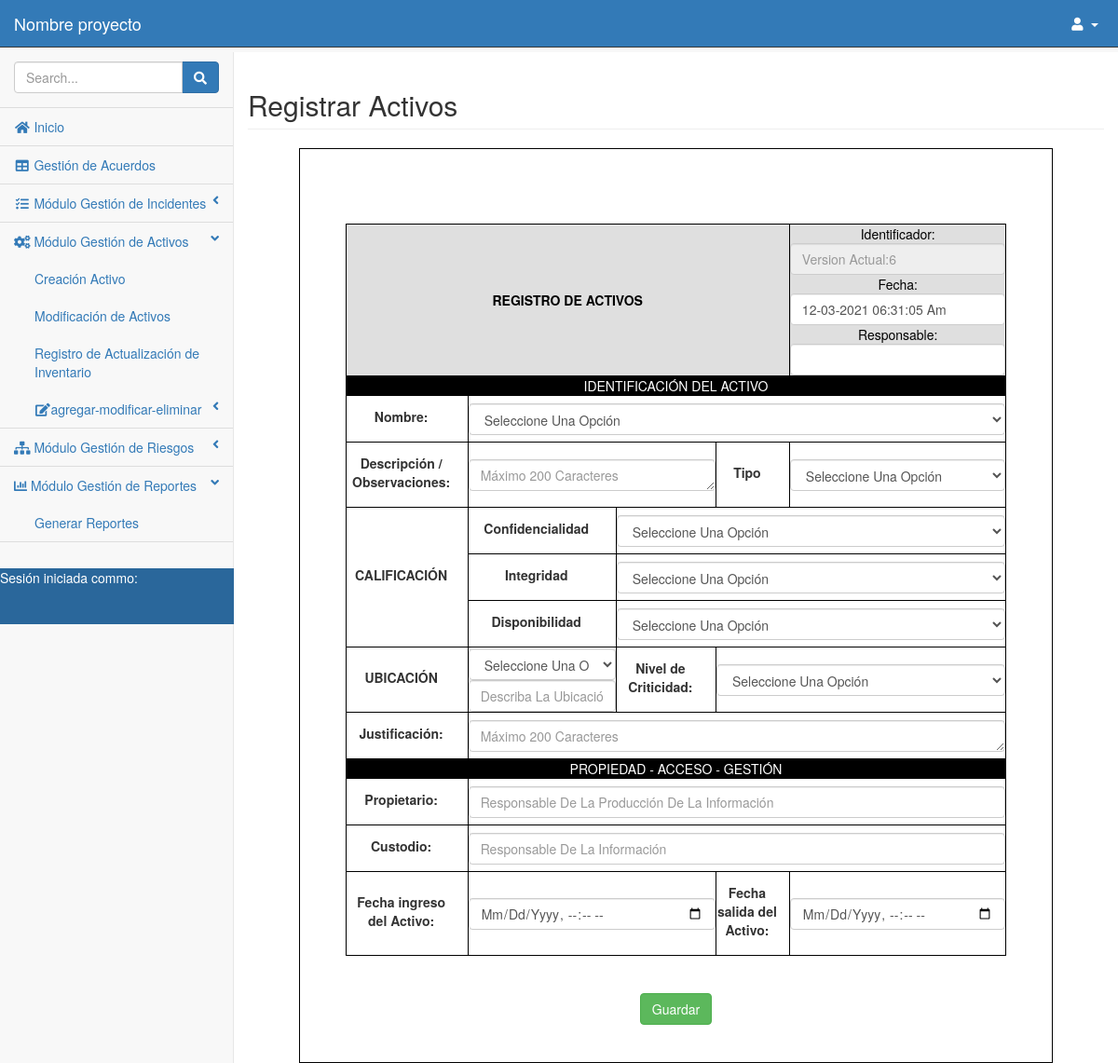
The app's page /pages/activo_crear.php, older data.
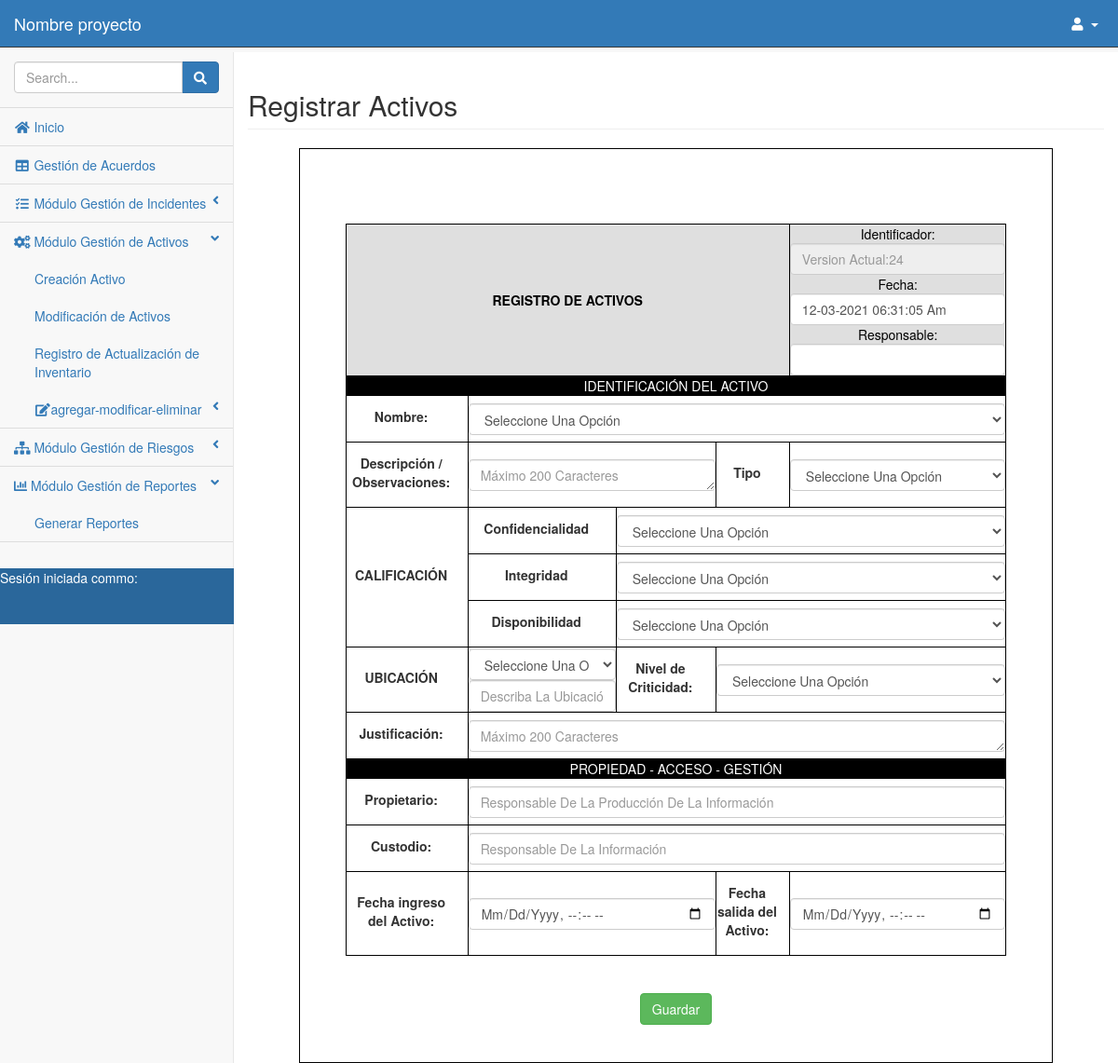
The same page, newer data.
### tables this page shows
CREATE TABLE `gestion_incidente` (
  `id_in` int(11) NOT NULL AUTO_INCREMENT COMMENT 'primary key',
  `codigo_in` int(255) DEFAULT NULL,
  `responsable_in` varchar(255) DEFAULT NULL,
  `fecha_r` varchar(255) DEFAULT NULL,
  `nombre_R` varchar(255) DEFAULT NULL,
  `cargo` varchar(255) DEFAULT NULL,
  `cod_emp` varchar(255) DEFAULT NULL,
  `sede` varchar(255) DEFAULT NULL,
  `email_in` varchar(255) DEFAULT NULL,
  `categoria_in` int(255) DEFAULT NULL,
  `tipo_in` varchar(255) DEFAULT NULL,
  `estado` varchar(255) DEFAULT NULL,
  `priorizacion_in` varchar(255) DEFAULT NULL,
  `escalamiento` varchar(255) DEFAULT NULL,
  `lugar` varchar(255) DEFAULT NULL,
  `descripcion_in` varchar(255) DEFAULT NULL,
  `fecha_inc` date DEFAULT NULL,
  `causa_in` varchar(255) DEFAULT NULL,
  `impacto_in` varchar(255) DEFAULT NULL,
  `solu_in` varchar(255) DEFAULT NULL,
  `observaciones` varchar(255) DEFAULT NULL,
  `SN` varchar(255) DEFAULT NULL,
  `marca` varchar(255) DEFAULT NULL,
  `modelo` varchar(255) DEFAULT NULL,
  PRIMARY KEY (`id_in`)
);

### funciones.php (called while the page is built, shortened)
<?php
    function consulta($conexion,$consulta_sql)
    {
            $resultado=$conexion->query($consulta_sql);
        return $resultado;
    }
?>

### pages/activo_crear.php (the view, shortened to what the rows shown need)
<?php
    include('../funciones.php');
?>
<!DOCTYPE html>
<html lang="en">
<head>
    <link href="../css/bootstrap.min.css" rel="stylesheet">
    <link href="../css/metisMenu.min.css" rel="stylesheet">
    <link href="../css/startmin.css" rel="stylesheet">
    <link rel="stylesheet" href="../css/style.css">
    <link rel="stylesheet" href="https://use.fontawesome.com/releases/v5.8.1/css/all.css">
    <link rel="stylesheet" href="../css/datos.css">
</head>
<body>
<section id="acuerdo">
    <div id="page-wrapper">
        <div class="container-fluid">
                <div class="row">
                    <div class="col-lg-12">
                        <h2 class="page-header">Registrar Activos</h2>
                    </div>
                </div>
            <div class="cont-b">
            <form  id=""  method="post" action="" >
                    <center><div class="cont_inc"><br><br>
                        <div class="text_acta">
                            <br><br>
                            <table>
                                <tr class="fondo_sub2">
                                    <th colspan="5" style="text-align: center;">REGISTRO DE ACTIVOS
                                        <br>
                                    </th>
                                    <td colspan="3">  Identificador:
                                        <?php
                                            $miconexion=conectar_bd("",'bd_ciberseguridad');
                                            $guardado=consulta($miconexion,"SELECT * FROM `gestion_incidente` ");
                                            $fila = $guardado->fetch_object();
                                            $valor=$fila->id_in;
                                        ?>
                                        <input id="ident_i" name="identificador" type="text" class="form-control3" placeholder='<?php echo "version actual:".$valor; ?>' disabled>
                                        Fecha:
                                    <?php
                                    $fechaActual = date('m-d-Y h:i:s a', time());
                                    ?>
                                    <input id="fecha_r" name="fecha"  value='<?php echo "".$fechaActual ;?>' type="text" class="form-control3"  readonly="readonly">
                                     Responsable:<input id="responsable" name="responsable" type="text" class="form-control3" required>
                                    </td>
                                </tr>
                                <tr>
                                    <td colspan="5">
                                            <option class="form-control" value="0"><h1>Seleccione una opción</h1></option>
                                    </td>
                                </tr>
                                <tr>
                                    <td colspan="2">
                                                <option class="form-control" value=""><h1>Seleccione una opción</h1></option>
                                    </td>
                                </tr>
                                <tr>
                                    <td colspan="4">
                                        <select id="conf_a"  class="form-control3"  name="confidencialidad" required>
                                                <option class="form-control" value=""><h1>Seleccione una opción</h1></option>
                                        </select>
                                    </td>
                                </tr>
                                <tr>
                                    <td colspan="4">
                                        <select id="integ_a"  class="form-control3"  name="integridad" required>
                                        <option class="form-control" value=""><h1>Seleccione una opción</h1></option>
                                        </select>
                                    </td>
                                </tr>
                                <tr>
                                    <td colspan="4">
                                        <select id="disp_a"  class="form-control3"  name="disponibilidad" required>
                                        <option class="form-control" value=""><h1>Seleccione una opción</h1></option>
                                        </select>
                                    </td>
                                </tr>
                                <tr>
                                    <td colspan="2">
                                            <option class="form-control" value=""><h1>Seleccione una opción</h1></option>
                                    </td>
                                    <td colspan="2">
                                        <option class="form-control" value=""><h1>Seleccione una opción</h1></option>
                                    </td>
                                </tr>
                            </table>
                            <br><br>
                            <br><br>
                        </div>
                    </div></center>
                </form>
            </div>
        </div>
    </div>
</section>
<br>
<br>
</body>
</html>

Row changes from the older to the newer data that the page shows:
removed gestion_incidente: identificador "version actual:6"
added gestion_incidente: identificador "version actual:24"
